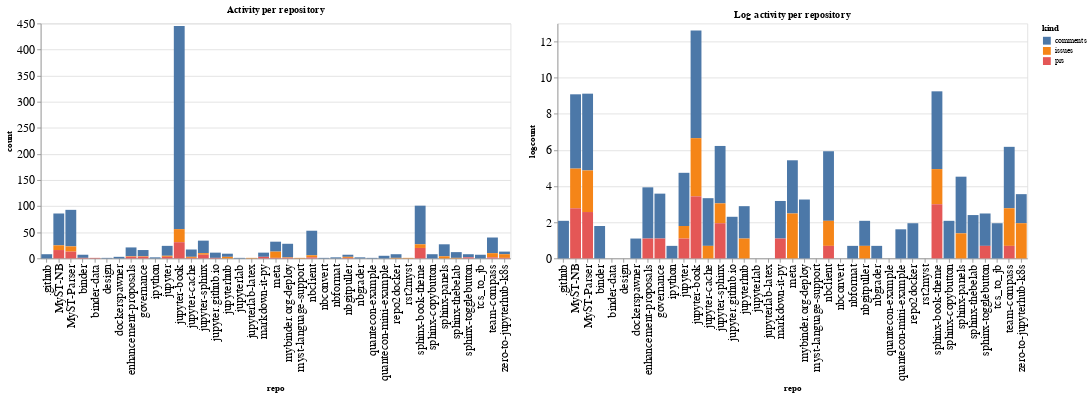

Notebook code for this chart:
### Code cell
ch1 = alt.Chart(repo_summaries, width=600, title="Activity per repository").mark_bar().encode(
    x='repo',
    y='count',
    color='kind',
    tooltip="kind"
)

ch2 = alt.Chart(repo_summaries, width=600, title="Log activity per repository").mark_bar().encode(
    x='repo',
    y='logcount',
    color='kind',
    tooltip="kind"
)

ch1 | ch2

### Figure 1 — Vega-Lite specification as saved in the notebook (floating-point values rounded to 4 significant figures)
{"config": {"axisLeft": {"labelFontSize": 15}, "axisBottom": {"labelFontSize": 15}}, "hconcat": [{"mark": "bar", "encoding": {"color": {"type": "nominal", "field": "kind"}, "tooltip": {"type": "nominal", "field": "kind"}, "x": {"type": "nominal", "field": "repo"}, "y": {"type": "quantitative", "field": "count"}}, "title": "Activity per repository", "width": 600}, {"mark": "bar", "encoding": {"color": {"type": "nominal", "field": "kind"}, "tooltip": {"type": "nominal", "field": "kind"}, "x": {"type": "nominal", "field": "repo"}, "y": {"type": "quantitative", "field": "logcount"}}, "title": "Log activity per repository", "width": 600}], "data": {"name": "data-3164aaf6a17bdeba413cf508d12980c0"}, "$schema": "https://vega.github.io/schema/vega-lite/v4.8.1.json", "datasets": {"data-3164aaf6a17bdeba413cf508d12980c0": [{"repo": ".github", "kind": "comments", "count": 8, "logcount": 2.079}, {"repo": "MyST-NB", "kind": "comments", "count": 61, "logcount": 4.111}, {"repo": "MyST-NB", "kind": "issues", "count": 9, "logcount": 2.197}, {"repo": "MyST-NB", "kind": "prs", "count": 16, "logcount": 2.773}, {"repo": "MyST-Parser", "kind": "comments", "count": 70, "logcount": 4.248}, {"repo": "MyST-Parser", "kind": "issues", "count": 10, "logcount": 2.303}, {"repo": "MyST-Parser", "kind": "prs", "count": 13, "logcount": 2.565}, {"repo": "binder", "kind": "comments", "count": 6, "logcount": 1.792}, {"repo": "binder", "kind": "prs", "count": 1, "logcount": 0.0}, {"repo": "binder-data", "kind": "prs", "count": 1, "logcount": 0.0}, {"repo": "design", "kind": "comments", "count": 1, "logcount": 0.0}, {"repo": "dockerspawner", "kind": "comments", "count": 3, "logcount": 1.099}, {"repo": "enhancement-proposals", "kind": "comments", "count": 17, "logcount": 2.833}, {"repo": "enhancement-proposals", "kind": "issues", "count": 1, "logcount": 0.0}, {"repo": "enhancement-proposals", "kind": "prs", "count": 3, "logcount": 1.099}, {"repo": "governance", "kind": "comments", "count": 12, "logcount": 2.485}, {"repo": "governance", "kind": "issues", "count": 1, "logcount": 0.0}, {"repo": "governance", "kind": "prs", "count": 3, "logcount": 1.099}, {"repo": "ipython", "kind": "comments", "count": 2, "logcount": 0.6931}, {"repo": "jupyter", "kind": "comments", "count": 19, "logcount": 2.944}, {"repo": "jupyter", "kind": "issues", "count": 2, "logcount": 0.6931}, {"repo": "jupyter", "kind": "prs", "count": 3, "logcount": 1.099}, {"repo": "jupyter-book", "kind": "comments", "count": 389, "logcount": 5.964}, {"repo": "jupyter-book", "kind": "issues", "count": 25, "logcount": 3.219}, {"repo": "jupyter-book", "kind": "prs", "count": 31, "logcount": 3.434}, {"repo": "jupyter-cache", "kind": "comments", "count": 14, "logcount": 2.639}, {"repo": "jupyter-cache", "kind": "issues", "count": 2, "logcount": 0.6931}, {"repo": "jupyter-cache", "kind": "prs", "count": 1, "logcount": 0.0}, {"repo": "jupyter-sphinx", "kind": "comments", "count": 24, "logcount": 3.178}, {"repo": "jupyter-sphinx", "kind": "issues", "count": 3, "logcount": 1.099}, {"repo": "jupyter-sphinx", "kind": "prs", "count": 7, "logcount": 1.946}, {"repo": "jupyter.github.io", "kind": "comments", "count": 10, "logcount": 2.303}, {"repo": "jupyter.github.io", "kind": "prs", "count": 1, "logcount": 0.0}, {"repo": "jupyterhub", "kind": "comments", "count": 6, "logcount": 1.792}, {"repo": "jupyterhub", "kind": "issues", "count": 3, "logcount": 1.099}, {"repo": "jupyterlab", "kind": "comments", "count": 1, "logcount": 0.0}, {"repo": "jupyterlab-latex", "kind": "issues", "count": 1, "logcount": 0.0}, {"repo": "markdown-it-py", "kind": "comments", "count": 8, "logcount": 2.079}, {"repo": "markdown-it-py", "kind": "prs", "count": 3, "logcount": 1.099}, {"repo": "meta", "kind": "comments", "count": 19, "logcount": 2.944}, {"repo": "meta", "kind": "issues", "count": 12, "logcount": 2.485}, {"repo": "meta", "kind": "prs", "count": 1, "logcount": 0.0}, {"repo": "mybinder.org-deploy", "kind": "comments", "count": 26, "logcount": 3.258}, {"repo": "mybinder.org-deploy", "kind": "issues", "count": 1, "logcount": 0.0}, {"repo": "mybinder.org-deploy", "kind": "prs", "count": 1, "logcount": 0.0}, {"repo": "myst-language-support", "kind": "issues", "count": 1, "logcount": 0.0}, {"repo": "nbclient", "kind": "comments", "count": 47, "logcount": 3.85}, {"repo": "nbclient", "kind": "issues", "count": 4, "logcount": 1.386}, {"repo": "nbclient", "kind": "prs", "count": 2, "logcount": 0.6931}, {"repo": "nbconvert", "kind": "comments", "count": 1, "logcount": 0.0}, {"repo": "nbformat", "kind": "comments", "count": 2, "logcount": 0.6931}, {"repo": "nbgitpuller", "kind": "comments", "count": 4, "logcount": 1.386}, {"repo": "nbgitpuller", "kind": "issues", "count": 2, "logcount": 0.6931}, {"repo": "nbgitpuller", "kind": "prs", "count": 1, "logcount": 0.0}, {"repo": "nbgrader", "kind": "comments", "count": 2, "logcount": 0.6931}, {"repo": "quantecon-example", "kind": "comments", "count": 1, "logcount": 0.0}, {"repo": "quantecon-mini-example", "kind": "comments", "count": 5, "logcount": 1.609}, {"repo": "repo2docker", "kind": "comments", "count": 7, "logcount": 1.946}, {"repo": "repo2docker", "kind": "issues", "count": 1, "logcount": 0.0}, {"repo": "rst2myst", "kind": "issues", "count": 1, "logcount": 0.0}, {"repo": "sphinx-book-theme", "kind": "comments", "count": 74, "logcount": 4.304}, {"repo": "sphinx-book-theme", "kind": "issues", "count": 7, "logcount": 1.946}, {"repo": "sphinx-book-theme", "kind": "prs", "count": 20, "logcount": 2.996}, {"repo": "sphinx-copybutton", "kind": "comments", "count": 8, "logcount": 2.079}, {"repo": "sphinx-panels", "kind": "comments", "count": 23, "logcount": 3.135}, {"repo": "sphinx-panels", "kind": "issues", "count": 4, "logcount": 1.386}, {"repo": "sphinx-thebelab", "kind": "comments", "count": 11, "logcount": 2.398}, {"repo": "sphinx-thebelab", "kind": "issues", "count": 1, "logcount": 0.0}, {"repo": "sphinx-togglebutton", "kind": "comments", "count": 6, "logcount": 1.792}, {"repo": "sphinx-togglebutton", "kind": "prs", "count": 2, "logcount": 0.6931}, {"repo": "tcs_to_jb", "kind": "comments", "count": 7, "logcount": 1.946}, {"repo": "team-compass", "kind": "comments", "count": 30, "logcount": 3.401}, {"repo": "team-compass", "kind": "issues", "count": 8, "logcount": 2.079}, {"repo": "team-compass", "kind": "prs", "count": 2, "logcount": 0.6931}, {"repo": "zero-to-jupyterhub-k8s", "kind": "comments", "count": 5, "logcount": 1.609}, {"repo": "zero-to-jupyterhub-k8s", "kind": "issues", "count": 7, "logcount": 1.946}, {"repo": "zero-to-jupyterhub-k8s", "kind": "prs", "count": 1, "logcount": 0.0}]}}
